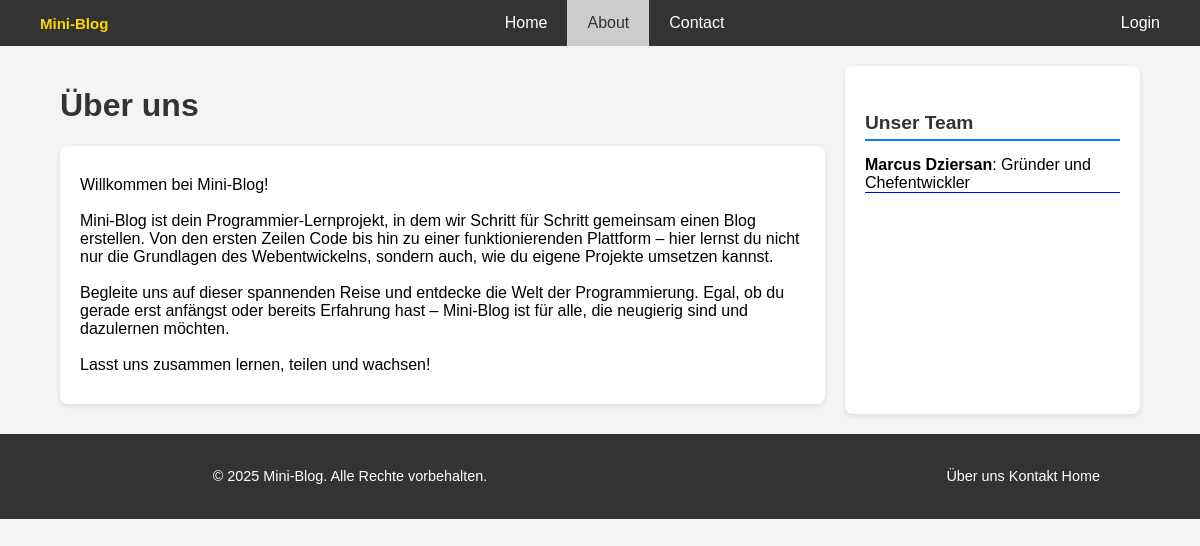
Page /about.php on the committed database.
### tables this page shows
CREATE TABLE IF NOT EXISTS `pages` (
  `id` int NOT NULL AUTO_INCREMENT,
  `title` varchar(255) NOT NULL,
  `content` text NOT NULL,
  PRIMARY KEY (`id`)
);

### about.php (the view, shortened to what this page needs)
<?php
class Database {
    private $host = 'localhost';
    private $dbname = 'mini_blog';
    private $username = 'root';
    private $password = '';
    private $pdo;
    public function connect() {
        if ($this->pdo === null) {
            $this->pdo = new PDO("mysql:host={$this->host};dbname={$this->dbname}", $this->username, $this->password);
            $this->pdo->setAttribute(PDO::ATTR_ERRMODE, PDO::ERRMODE_EXCEPTION);
        }
        return $this->pdo;
    }
}
$db = new Database();
$pdo = $db->connect();
$query = "SELECT title, content FROM pages WHERE title = :title LIMIT 1";
$stmt = $pdo->prepare($query);
$stmt->execute([':title' => 'Über uns']);
$page = $stmt->fetch(PDO::FETCH_ASSOC);
?>
<!DOCTYPE html>
<html lang="de">
<head>
    <link rel="stylesheet" href="css/index.css">
</head>
<body>
    <div class="navbar">
        <a href="index.php" class="text-brand">Mini-Blog</a>
        <a href="index.php">Home</a>
        <a href="about.php" class="active">About</a>
        <a href="contact.php">Contact</a>
        <a href="#" class="login">Login</a>
    </div>
    <div class="container">
        <div class="main-content">
            <h1><?= htmlspecialchars($page['title']) ?></h1>
            <div class="post">
                <p>
                    <?= nl2br(htmlspecialchars($page['content'])) ?>
                </p>
            </div>
        </div>
        <aside class="sidebar">
            <div class="box">
                <h4>Unser Team</h4>
                <ul>
                    <li><strong>Marcus Dziersan</strong>: Gründer und Chefentwickler</li>
                </ul>
            </div>
        </aside>
    </div>
    <footer class="footer">
        <div class="footer-container">
            <div class="footer-left">
                <p>&copy; <?= date('Y') ?> Mini-Blog. Alle Rechte vorbehalten.</p>
            </div>
            <div class="footer-right">
                <a href="about.php">Über uns</a>
                <a href="contact.php">Kontakt</a>
                <a href="index.php">Home</a>
            </div>
        </div>
    </footer>
</body>
</html>

### css/index.css (style rules this page uses)
body { font-family: Arial, sans-serif; padding: 0; margin: 0; background-color: #f4f4f4; }
h1 { color: #333; }
.navbar { display: flex; align-items: center; justify-content: space-between; background-color: #333; padding: 10px 20px; height: 26px; }
.navbar a { color: #fff; padding: 14px 20px; text-decoration: none; display: inline-block; }
.navbar a.text-brand { font-size: 15px; font-weight: bold; margin-right: auto; color: #ffd700; }
.navbar a.login { margin-left: auto; }
.navbar a.active { background-color: #ccc !important; color: #333 !important; }
.post, .sidebar { background-color: #fff; padding: 20px; border-radius: 8px; box-shadow: 0 2px 5px rgba(0, 0, 0, 0.1); }
.post { margin-bottom: 10px; }
.post p { margin: 10px 0; }
.sidebar { flex: 1; }
.sidebar h4 { font-size: 1.2rem; color: #333; margin-bottom: 15px; border-bottom: 2px solid #007bff; padding-bottom: 5px; }
.sidebar .box ul { list-style-type: none; padding: 0; margin: 0; }
.sidebar .box ul li { margin-bottom: 10px; border-bottom: 1px solid #00f; }
.container { display: flex; flex-wrap: wrap; width: 90%; margin: 20px auto; max-width: 1200px; }
.main-content { flex: 3; margin-right: 20px; }
.footer { background-color: #333; color: #fff; padding: 20px 0; font-size: 0.9rem; text-align: center; }
.footer a { color: #fff; text-decoration: none; }
.footer-container { display: flex; justify-content: space-between; align-items: center; width: 90%; margin: 0 auto; max-width: 1000px; }
.footer-left { flex: 1; }
.footer-right { flex: 1; text-align: right; }

### rows in the picture
pages: title "Über uns", content "Willkommen bei Mini-Blog! Mini-Blog ist dein Programmier-Lernprojekt, in dem wir Schritt für Schritt gemeinsam einen Blog erstellen. Von den ersten Zeilen Code bis hin zu einer funktionierenden Plattform – hier lernst du nicht nur die Grundlagen des Webentwickelns, sondern auch, wie du eigene Projekte umsetzen kannst. Begleite uns auf dieser spannenden Reise und entdecke die Welt der Programmierung. Egal, ob du gerade erst anfängst oder bereits Erfahrung hast – Mini-Blog ist für alle, die neugierig sind und dazulernen möchten. Lasst uns zusammen lernen, teilen und wachsen!"
